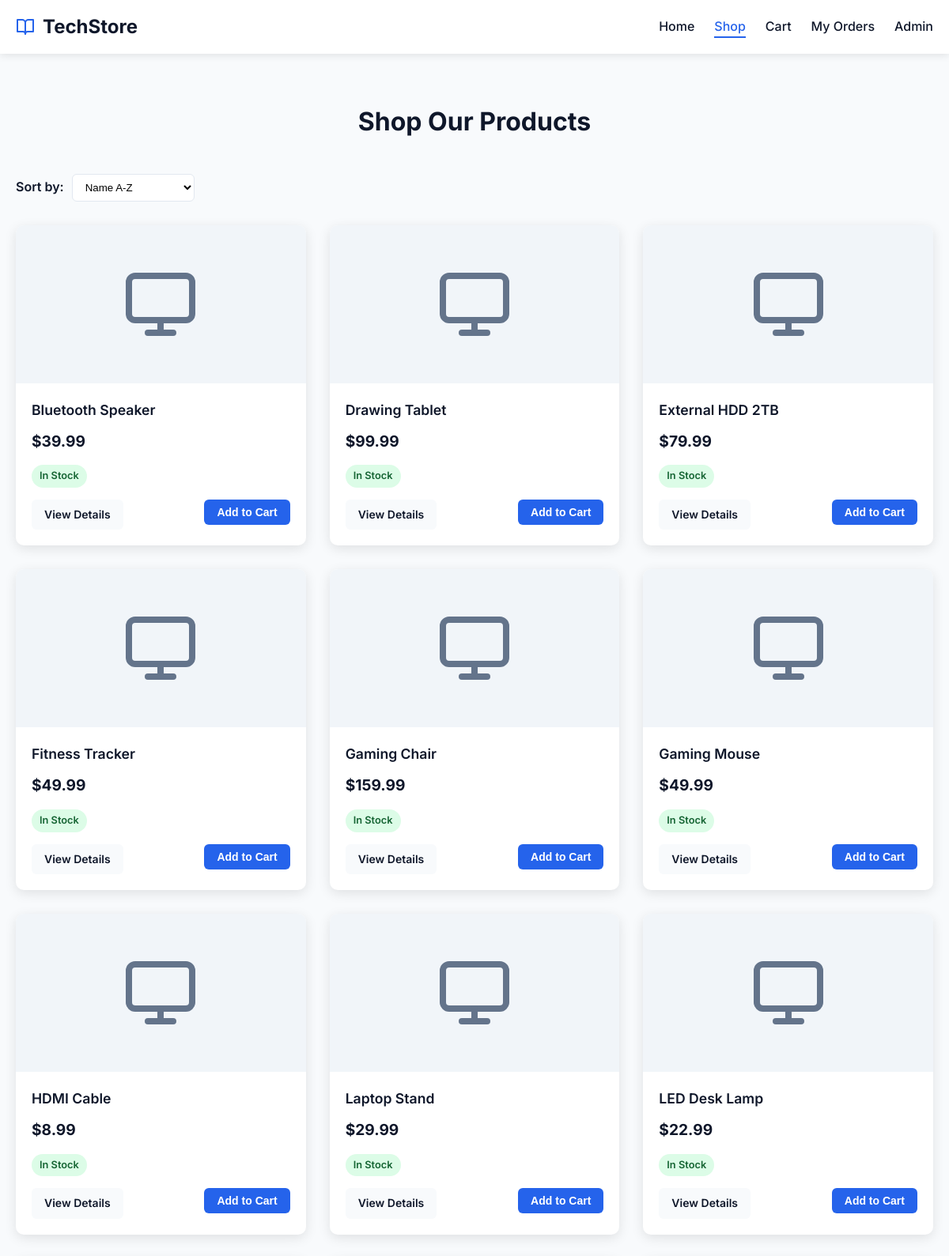
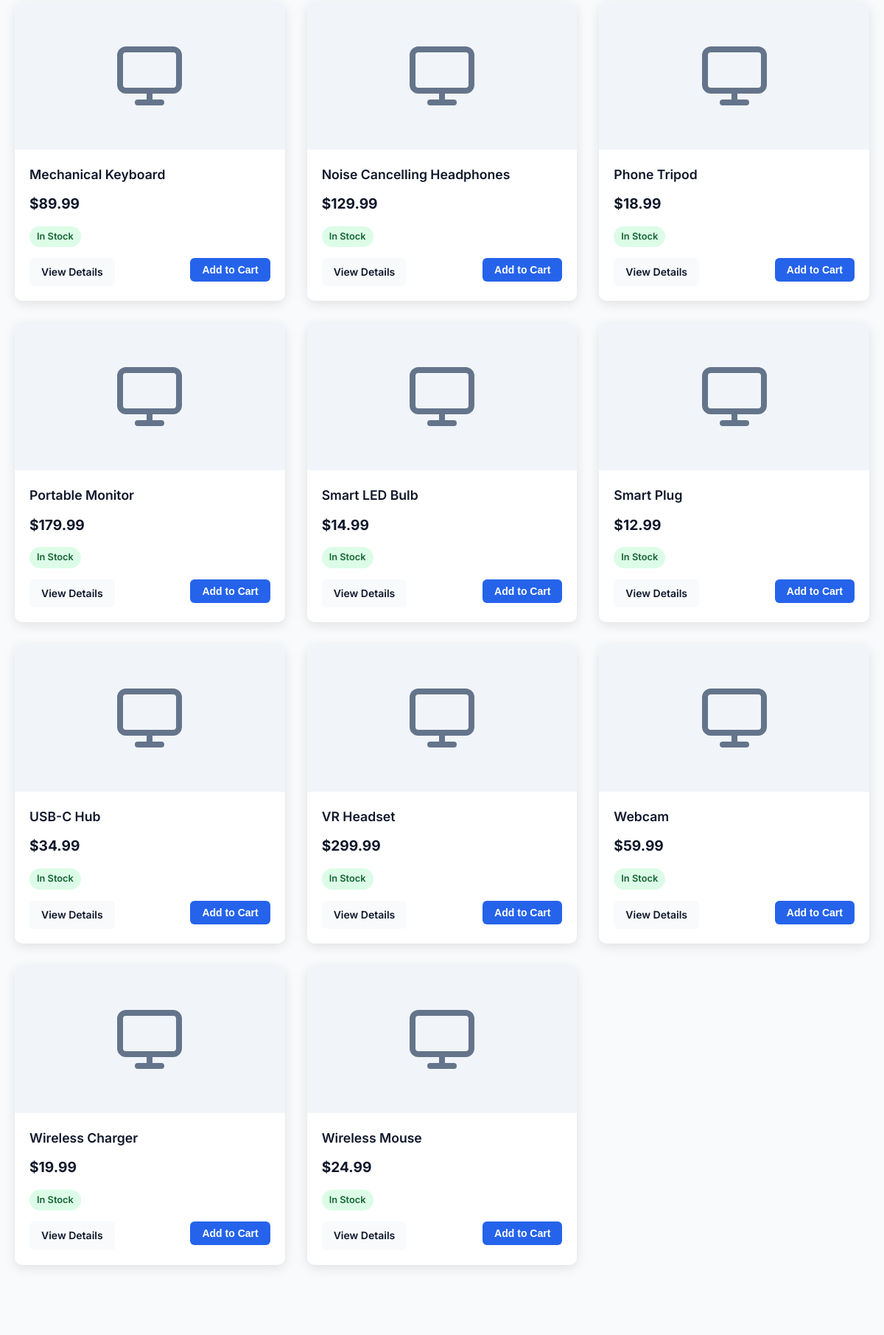
The page /website/product_list.php (upper part) on the database its author committed (2 pictures, top to bottom).
### tables this page shows
CREATE TABLE Product (
    product_id INT AUTO_INCREMENT PRIMARY KEY,
    name VARCHAR(100) NOT NULL,
    description TEXT,
    price DECIMAL(10,2) NOT NULL,
    quantity_in_stock INT NOT NULL
);

### website/product_list.php (the view, shortened to what this page needs)
<?php
require 'db_config.php';
$sort = $_GET['sort'] ?? 'name';
$sort_direction = 'ASC';
switch($sort) {
  default:
    $sort_field = 'name';
    $sort_direction = 'ASC';
}
$stmt = $pdo->prepare("
    SELECT product_id, name, description, price, quantity_in_stock
      FROM Product
     WHERE quantity_in_stock > 0
  ORDER BY {$sort_field} {$sort_direction}
");
$stmt->execute();
$products = $stmt->fetchAll();
?>
<!DOCTYPE html>
<html lang="en">
<head>
  <link rel="stylesheet" href="style.css">
  <link rel="stylesheet" href="https://cdnjs.cloudflare.com/ajax/libs/font-awesome/6.4.0/css/all.min.css">
</head>
<body>
  <header>
    <div class="container">
      <div class="header-content">
        <a href="index.php" class="logo">
          <svg xmlns="http://www.w3.org/2000/svg" width="24" height="24" viewBox="0 0 24 24" fill="none" stroke="currentColor" stroke-width="2" stroke-linecap="round" stroke-linejoin="round">
            <path d="M2 3h6a4 4 0 0 1 4 4v14a3 3 0 0 0-3-3H2z"></path>
            <path d="M22 3h-6a4 4 0 0 0-4 4v14a3 3 0 0 1 3-3h7z"></path>
          </svg>
          TechStore
        </a>
        <nav>
          <ul id="navMenu">
            <li><a href="index.php">Home</a></li>
            <li><a href="product_list.php" class="active">Shop</a></li>
            <li><a href="cart.php">Cart</a></li>
            <li><a href="user_orders.php">My Orders</a></li>
            <li><a href="admin_orders.php">Admin</a></li>
          </ul>
        </nav>
      </div>
    </div>
  </header>
  <div class="section">
    <div class="container">
      <h1 class="section-title">Shop Our Products</h1>
      <div class="filters">
        <div class="filter-group">
          <span class="filter-label">Sort by:</span>
          <select class="filter-select" id="sortSelect">
            <option value="name" <?= $sort == 'name' ? 'selected' : '' ?>>Name A-Z</option>
          </select>
        </div>
      </div>
      <?php if (empty($products)): ?>
        <p>No products available at this time. Please check back later.</p>
      <?php else: ?>
        <div class="products-grid">
          <?php foreach ($products as $product): ?>
            <?php
              $stock_status = "In Stock";
              $status_class = "in-stock";
            ?>
            <div class="product-card">
              <div class="product-img">
              </div>
              <div class="product-info">
                <h3 class="product-name"><?= htmlspecialchars($product['name']) ?></h3>
                <p class="product-price">$<?= number_format($product['price'], 2) ?></p>
                <span class="stock-status <?= $status_class ?>"><?= $stock_status ?></span>
                <div class="product-actions">
                  <a href="product_detail.php?id=<?= $product['product_id'] ?>" class="btn btn-secondary btn-sm">View Details</a>
                  <?php if ($product['quantity_in_stock'] > 0): ?>
                    <form action="cart.php" method="post">
                      <button type="submit" class="btn btn-primary btn-sm">Add to Cart</button>
                    </form>
                  <?php else: ?>
                    <button class="btn btn-primary btn-sm" disabled>Out of Stock</button>
                  <?php endif; ?>
                </div>
              </div>
            </div>
          <?php endforeach; ?>
        </div>
      <?php endif; ?>
    </div>
  </div>
</body>
</html>

### website/style.css (style rules this page uses)
:root { --primary: #2563eb; --primary-dark: #1d4ed8; --secondary: #7dd3fc; --accent: #f97316; --dark: #0f172a; --light: #f8fafc; --gray: #64748b; --light-gray: #e2e8f0; --danger: #ef4444; --success: #22c55e; --warning: #f59e0b; }
* { margin: 0; padding: 0; box-sizing: border-box; }
body { font-family: 'Inter', -apple-system, BlinkMacSystemFont, sans-serif; line-height: 1.6; color: var(--dark); background-color: var(--light); }
a { color: var(--primary); text-decoration: none; transition: color 0.2s; }
.container { width: 100%; max-width: 1200px; margin: 0 auto; padding: 0 20px; }
header { background-color: white; box-shadow: 0 2px 10px rgba(0, 0, 0, 0.1); position: sticky; top: 0; z-index: 100; }
.header-content { display: flex; justify-content: space-between; align-items: center; padding: 15px 0; }
.logo { font-size: 1.5rem; font-weight: 700; color: var(--dark); display: flex; align-items: center; }
.logo svg { margin-right: 10px; color: var(--primary); }
nav ul { display: flex; list-style: none; gap: 25px; }
nav li a { color: var(--dark); font-weight: 500; position: relative; }
nav li a.active { color: var(--primary); }
nav li a.active::after { content: ''; position: absolute; bottom: -5px; left: 0; width: 100%; height: 2px; background-color: var(--primary); }
.btn { display: inline-block; padding: 12px 24px; background-color: var(--accent); color: white; font-weight: 600; border-radius: 6px; transition: all 0.2s; border: none; cursor: pointer; text-align: center; }
.btn-primary { background-color: var(--primary); }
.btn-secondary { background-color: var(--light); color: var(--dark); }
.btn-sm { padding: 8px 16px; font-size: 0.875rem; }
.section { padding: 60px 0; }
.section-title { text-align: center; margin-bottom: 40px; font-size: 2rem; font-weight: 700; }
.products-grid { display: grid; grid-template-columns: repeat(auto-fill, minmax(280px, 1fr)); gap: 30px; }
.product-card { background-color: white; border-radius: 10px; overflow: hidden; box-shadow: 0 4px 15px rgba(0, 0, 0, 0.1); transition: transform 0.3s, box-shadow 0.3s; }
.product-img { width: 100%; height: 200px; object-fit: contain; background-color: #f1f5f9; padding: 20px; display: flex; align-items: center; justify-content: center; }
.product-img svg { width: 60%; height: 60%; color: var(--gray); }
.product-info { padding: 20px; }
.product-name { font-weight: 600; font-size: 1.1rem; margin-bottom: 10px; }
.product-price { color: var(--dark); font-weight: 700; font-size: 1.2rem; margin-bottom: 15px; }
.stock-status { display: inline-block; font-size: 0.8rem; font-weight: 600; padding: 4px 10px; border-radius: 20px; margin-bottom: 15px; }
.in-stock { background-color: #dcfce7; color: #166534; }
.product-actions { display: flex; justify-content: space-between; }
.filters { margin-bottom: 30px; display: flex; flex-wrap: wrap; gap: 15px; align-items: center; }
.filter-group { display: flex; align-items: center; gap: 10px; }
.filter-label { font-weight: 600; }
.filter-select { padding: 8px 12px; border-radius: 6px; border: 1px solid var(--light-gray); background-color: white; cursor: pointer; }

### rows shown on the page
product: name "Bluetooth Speaker", price "39.99", stock_status "In Stock"
product: name "Drawing Tablet", price "99.99", stock_status "In Stock"
product: name "External HDD 2TB", price "79.99", stock_status "In Stock"
product: name "Fitness Tracker", price "49.99", stock_status "In Stock"
product: name "Gaming Chair", price "159.99", stock_status "In Stock"
product: name "Gaming Mouse", price "49.99", stock_status "In Stock"
product: name "HDMI Cable", price "8.99", stock_status "In Stock"
product: name "Laptop Stand", price "29.99", stock_status "In Stock"
product: name "LED Desk Lamp", price "22.99", stock_status "In Stock"
product: name "Mechanical Keyboard", price "89.99", stock_status "In Stock"
product: name "Noise Cancelling Headphones", price "129.99", stock_status "In Stock"
product: name "Phone Tripod", price "18.99", stock_status "In Stock"
product: name "Portable Monitor", price "179.99", stock_status "In Stock"
product: name "Smart LED Bulb", price "14.99", stock_status "In Stock"
product: name "Smart Plug", price "12.99", stock_status "In Stock"
product: name "USB-C Hub", price "34.99", stock_status "In Stock"
product: name "VR Headset", price "299.99", stock_status "In Stock"
product: name "Webcam", price "59.99", stock_status "In Stock"
product: name "Wireless Charger", price "19.99", stock_status "In Stock"
product: name "Wireless Mouse", price "24.99", stock_status "In Stock"
